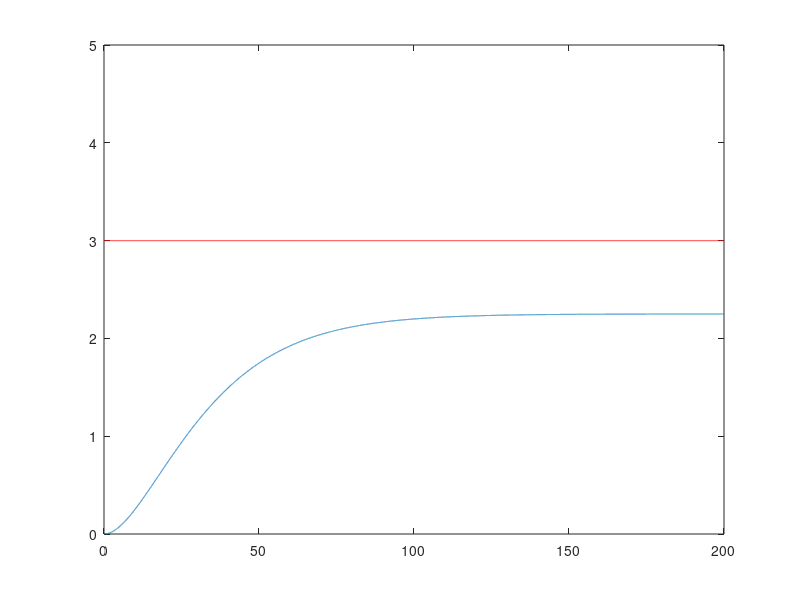
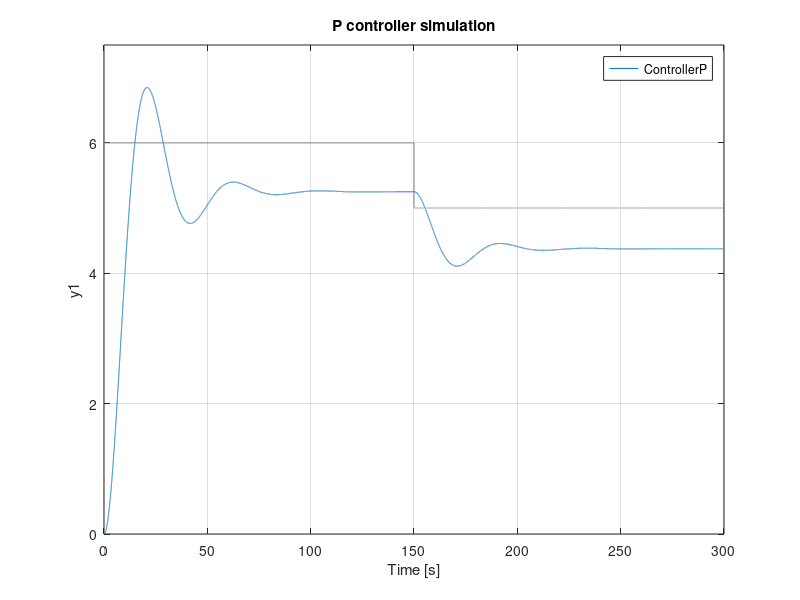
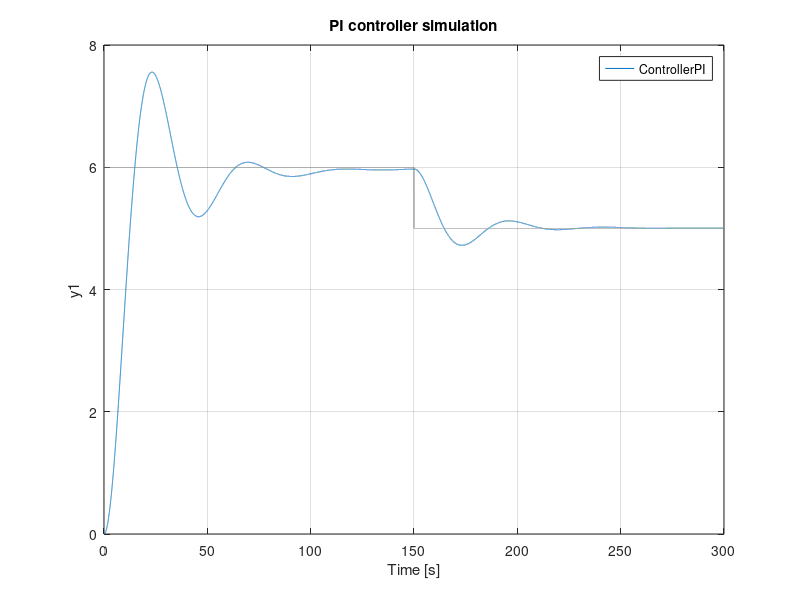
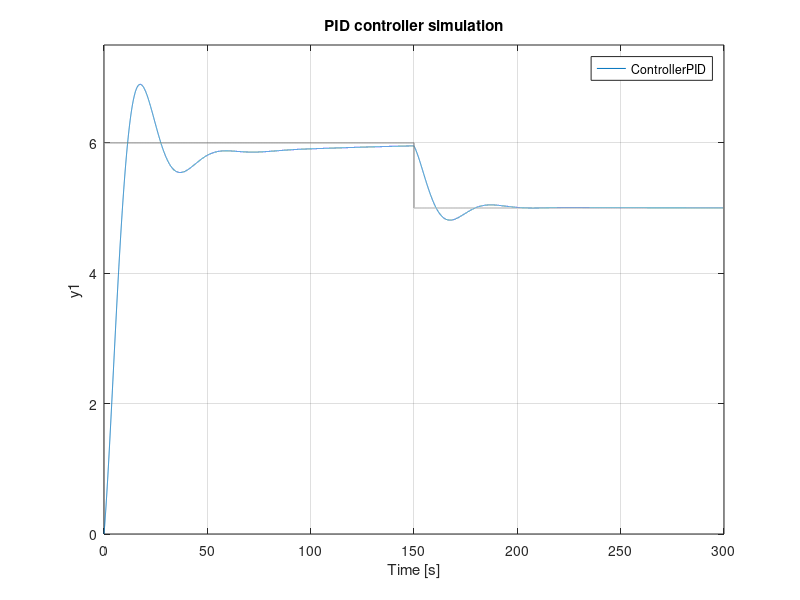

Write MATLAB code to recreate these figures, in order. (Note: this script raises an error after producing the figures.)
%Sistimata elegxou
%Omada25
%Ergastirio 3 (Temperature)

clear
close all

s = tf('s');

%1
Ks = 0.75; 
Tg = 50; 
Tu = 5;
T1 = 18.5; 
T2 = 16.65;
Hs = Ks/(T1*T2*s^2 + (T1+T2)*s + 1);
dt = 0.01;
t = 0:dt:200;
Y = 3+0*t;

figure(1);
plot(t, lsim(Hs, Y, t));
hold on;
plot(t, Y, 'r');
hold off;
axis([0 200 0 5]);

%2

t1 = 0:dt:300;
X = 6 - (t1>150);

% P Controller 20%

Kp = (0.7*Tg)/(Ks*Tu);
Cp = pidstd(Kp);
ControllerP = feedback(Cp*Hs, 1);

figure(2);
lsim(ControllerP, X, t1);
axis([0 300 0 7.5]);
title('P controller simulation');

L = lsim(ControllerP, X, t1);

errorsp =abs((L.')- X);
errorsp_sqrd = errorsp .^ 2;
time_weighted_errorsp = t1 .* errorsp;
ISEp = trapz(t1, errorsp_sqrd);
ITAEp = trapz(t1, time_weighted_errorsp);


% PI Controller 20%

Kpi = (0.6*Tg)/(Ks*Tu) ;
Tid = Tg;
Cpi = pidstd(Kpi,Tid);
ControllerPI = feedback(Cpi*Hs, 1);

figure(3);
lsim(ControllerPI, X, t1);
axis([0 300 0 8]);
title('PI controller simulation');

L = lsim(ControllerPI, X, t1);
errorspi = abs((L.')- X);
errorspi_sqrd = errorspi.^2;
time_weighted_errorspi = t1 .* errorspi;
ISEpi = trapz(t1, errorspi_sqrd);
ITAEpi = trapz(t1, time_weighted_errorspi);


%PID Controller 20%

Kpid = (0.95*Tg)/(Ks*Tu); 
Tipid = 1.4*Tg; 
Tdpid = 0.42*Tu;
Cpid = pidstd(Kpid,Tipid,Tdpid);
ControllerPID = feedback(Cpid*Hs, 1);

figure(4);
lsim(ControllerPID, X, t1);
axis([0 300 0 7.5]);
title('PID controller simulation');

L = lsim(ControllerPID, X, t1);
errorspid = abs((L.')- X);
errorspid_sqrd = errorspid.^2;
time_weighted_errorspid = t1 .* errorspid;
ISEpid = trapz(t1, errorspid_sqrd);
ITAEpid = trapz(t1, time_weighted_errorspid);

%4

%PID Controller 0%

t2 = 0:dt:900;
temp = 8 - (t2 < 300)*2 - (t2 > 600)*3;
d = 25:100:900;  
disturbance = pulstran(t2, d, @rectpuls, 50);
X2 = temp + disturbance;

Kpid2 = (0.95*Tg)/(Ks*Tu); 
Tipid2 = 2.2*Tg; 
Tdpid2 = 0.42*Tu;
Cpid2 = pidstd(Kpid2,Tipid2,Tdpid2);
ControllerPID2 = feedback(Cpid2*Hs, 1);

figure(5);
L = lsim(ControllerPID2, X2, t2);
plot(t2, temp,'Color', [167 167 167]/255);
hold on;
plot(t2, disturbance, 'r');
hold on;
plot(t2, L, 'b');
axis([0 900 0 10]);
title('PID controller simulation');

errorspid2 = abs((L.')- temp);
errorspid2_sqrd = errorspid2.^2;
time_weighted_errorspid2 = t2 .* errorspid2;
ISEpid2 = trapz(t2, errorspid2_sqrd);
ITAEpid2 = trapz(t2, time_weighted_errorspid2);

%5

Tsum = T1+T2;

%P Controller

Kptsum = 1/Ks;
Ctsum = pidstd(Kptsum);
ControllerPtsum = feedback(Ctsum*Hs, 1);

figure(6);
lsim(ControllerPtsum, X, t1);
axis([0 300 0 7.5]);
title('P Tsum controller simulation');

L = lsim(ControllerPtsum, X, t1);

errorsptsum =abs((L.')- X);
errorsptsum_sqrd = errorsptsum .^ 2;
time_weighted_errorsptsum = t1 .* errorsptsum;
ISEptsum = trapz(t1, errorsptsum_sqrd);
ITAEptsum = trapz(t1, time_weighted_errorsptsum);

%PI Controller 

Kpitsum = 0.5/Ks; 
Tipitsum = 0.5*Tsum;
Cpitsum = pidstd(Kpitsum,Tipitsum);
ControllerPItsum = feedback(Cpitsum*Hs, 1);

figure(7);
lsim(ControllerPItsum, X, t1);
axis([0 300 0 7.5]);
title('PI Tsum controller simulation');

L = lsim(ControllerPItsum, X, t1);

errorspitsum =abs((L.')- X);
errorspitsum_sqrd = errorspitsum .^ 2;
time_weighted_errorspitsum = t1 .* errorspitsum;
ISEpitsum = trapz(t1, errorspitsum_sqrd);
ITAEpitsum = trapz(t1, time_weighted_errorspitsum);

%PID Controller

Kpidtsum = 1/Ks; 
Tipidtsum = 0.66*Tsum; 
Tdpidtsum = 0.17*Tsum;
Cpidtsum = pidstd(Kpidtsum,Tipidtsum,Tdpidtsum);
ControllerPIDtsum = feedback(Cpidtsum*Hs, 1);

figure(8);
lsim(ControllerPIDtsum, X, t1);
axis([0 300 0 7.5]);
title('PID Tsum controller simulation');

L = lsim(ControllerPIDtsum, X, t1);

errorspidtsum =abs((L.')- X);
errorspidtsum_sqrd = errorspidtsum .^ 2;
time_weighted_errorspidtsum = t1 .* errorspidtsum;
ISEpidtsum = trapz(t1, errorspidtsum_sqrd);
ITAEpidtsum = trapz(t1, time_weighted_errorspidtsum);
